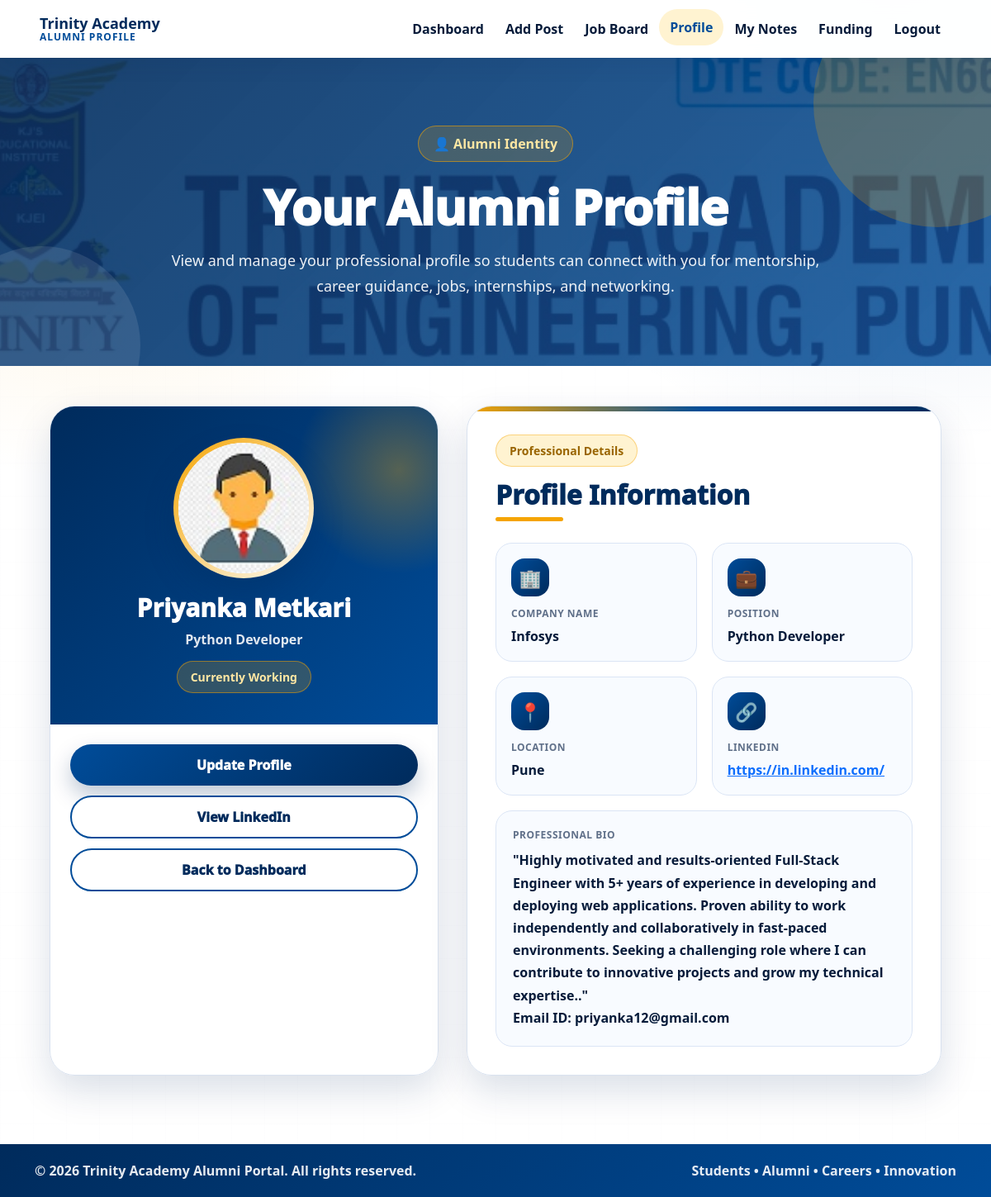
Page /view_alumni_profile/ (signed in) on the committed database.
### myApp/models.py (models this page shows, shortened)
class AlumniProfile(models.Model):
    user = models.OneToOneField(User, on_delete=models.CASCADE)
    full_name = models.CharField(max_length=100)
    current_working = models.BooleanField(default=False, verbose_name="Currently Working")
    company_name = models.CharField(max_length=150, blank=True, null=True)
    position = models.CharField(max_length=100, blank=True, null=True)
    location = models.CharField(max_length=100, blank=True, null=True)
    linkedin = models.URLField(blank=True, null=True)
    bio = models.TextField(blank=True, null=True)
    profile_picture = models.ImageField(upload_to='profile_pics/', blank=True, null=True)  # Added profile picture field

### myApp/views.py (the view)
# urls.py: path('view_alumni_profile/', views.view_alumni_profile, name='view_alumni_profile'),
@login_required
def view_alumni_profile(request):
    try:
        profile = AlumniProfile.objects.get(user=request.user)
    except AlumniProfile.DoesNotExist:
        return redirect('create_profile')  # You can implement a create_profile view if necessary
    return render(request, 'alumni/alumni_profile.html', {'profile': profile})

### templates/alumni/alumni_profile.html (shortened to what this page needs)
{% load static %}
<!DOCTYPE html>
<html lang="en">
<head>
    <link href="https://cdn.jsdelivr.net/npm/bootstrap@5.3.0-alpha3/dist/css/bootstrap.min.css" rel="stylesheet">
</head>
<body>
<nav class="navbar navbar-expand-lg main-navbar">
    <div class="container-fluid px-lg-5">
        <a class="navbar-brand" href="{% url 'alumni_dashboard' %}">
            <span>
                <span class="brand-title">Trinity Academy</span>
                <span class="brand-subtitle">ALUMNI PROFILE</span>
            </span>
        </a>
        <div class="collapse navbar-collapse show" id="navbarNav">
            <ul class="navbar-nav ms-auto align-items-lg-center">
                <li class="nav-item"><a class="nav-link" href="{% url 'alumni_dashboard' %}">Dashboard</a></li>
                <li class="nav-item"><a class="nav-link" href="{% url 'create_post' %}">Add Post</a></li>
                <li class="nav-item"><a class="nav-link" href="{% url 'post_board' %}">Job Board</a></li>
                <li class="nav-item"><a class="nav-link active" href="{% url 'view_alumni_profile' %}">Profile</a></li>
                <li class="nav-item"><a class="nav-link" href="{% url 'view_uploaded_notes' %}">My Notes</a></li>
                <li class="nav-item"><a class="nav-link" href="{% url 'view_funding_info' %}">Funding</a></li>
                <li class="nav-item"><a class="nav-link" href="{% url 'logout' %}">Logout</a></li>
            </ul>
        </div>
    </div>
</nav>
<section class="page-hero">
    <div class="hero-content">
        <span class="hero-chip">👤 Alumni Identity</span>
        <h1>Your Alumni Profile</h1>
        <p>
            View and manage your professional profile so students can connect with you for
            mentorship, career guidance, jobs, internships, and networking.
        </p>
    </div>
</section>
<section class="page-wrapper">
    {% if profile %}
    <div class="profile-shell">
        <div class="profile-card reveal-card">
            <div class="profile-top">
                <div class="profile-img-wrap">
                    {% if profile.profile_picture %}
                        <img src="{{ profile.profile_picture.url }}" alt="Profile Picture" class="profile-img">
                    {% else %}
                        <img src="https://via.placeholder.com/300x300?text=Alumni" alt="Profile Picture" class="profile-img">
                    {% endif %}
                </div>
                <h2>{{ profile.full_name }}</h2>
                {% if profile.position %}
                    <p>{{ profile.position }}</p>
                {% else %}
                    <p>Alumni Member</p>
                {% endif %}
                {% if profile.current_working %}
                    <span class="status-badge">Currently Working</span>
                {% else %}
                    <span class="status-badge">Open to Update</span>
                {% endif %}
            </div>
            <div class="profile-actions">
                <a href="{% url 'update_alumni_profile' %}" class="btn-theme">Update Profile</a>
                {% if profile.linkedin %}
                    <a href="{{ profile.linkedin }}" target="_blank" class="btn-outline-theme">View LinkedIn</a>
                {% endif %}
                <a href="{% url 'alumni_dashboard' %}" class="btn-outline-theme">Back to Dashboard</a>
            </div>
        </div>
        <div class="details-panel reveal-card">
            <span class="panel-badge">Professional Details</span>
            <h2>Profile Information</h2>
            <div class="title-line"></div>
            <div class="info-grid">
                <div class="info-box">
                    <div class="info-icon">🏢</div>
                    <small>Company Name</small>
                    <p>{{ profile.company_name|default:"Not provided" }}</p>
                </div>
                <div class="info-box">
                    <div class="info-icon">💼</div>
                    <small>Position</small>
                    <p>{{ profile.position|default:"Not provided" }}</p>
                </div>
                <div class="info-box">
                    <div class="info-icon">📍</div>
                    <small>Location</small>
                    <p>{{ profile.location|default:"Not provided" }}</p>
                </div>
                <div class="info-box">
                    <div class="info-icon">🔗</div>
                    <small>LinkedIn</small>
                    {% if profile.linkedin %}
                        <p><a href="{{ profile.linkedin }}" target="_blank">{{ profile.linkedin }}</a></p>
                    {% else %}
                        <p>Not provided</p>
                    {% endif %}
                </div>
            </div>
            <div class="bio-box">
                <small>Professional Bio</small>
                <p>{{ profile.bio|default:"No bio added yet." }}</p>
            </div>
        </div>
    </div>
    {% endif %}
</section>
<footer class="footer">
    <div class="container d-flex justify-content-between flex-wrap gap-2">
        <p>&copy; 2026 Trinity Academy Alumni Portal. All rights reserved.</p>
        <p>Students • Alumni • Careers • Innovation</p>
    </div>
</footer>
</body>
</html>

### rows in the picture
AlumniProfile: profile_picture (picture), full_name "Priyanka Metkari", position "Python Developer", company_name "Infosys", location "Pune", linkedin "https://in.linkedin.com/", bio "\"Highly motivated and results-oriented Full-Stack Engineer with 5+ years of experience in developing and deploying web applications. Proven ability to work independently and collaboratively in fast-paced environments. Seeking a challenging role where I can contribute to innovative projects and grow my technical expertise..\" Email ID: priyanka12@gmail.com"
